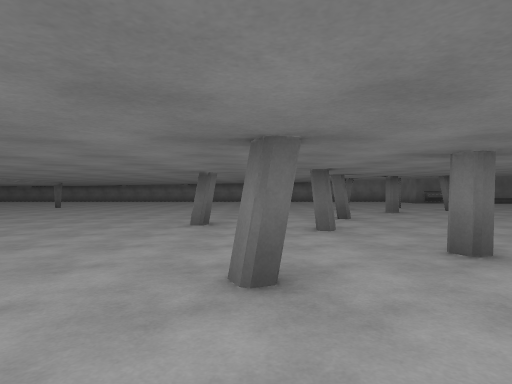
[1] (above)

24 first-person views from a walk through a 3-D level made in the Unity game engine. The camera is 1.2 m above the floor, looks level and sees 75° across. The floor is counted in squares, 2 m on a side. Each view is taken from the middle of a square. On the plan, view 1 faces up. The plan holds only what a view shows up to about 10 squares ahead; the rest is blank. The place goes on beyond the plan. The player character is not drawn. Surface patterns are stand-ins for the level's own textures.

[2]
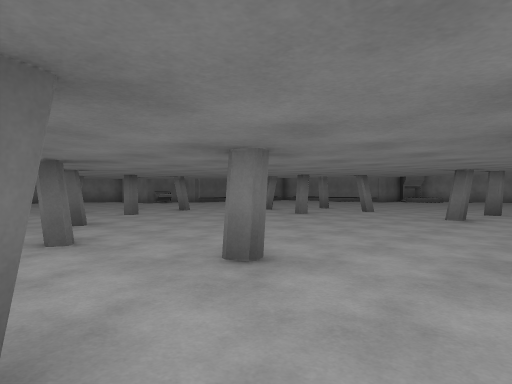

[3]
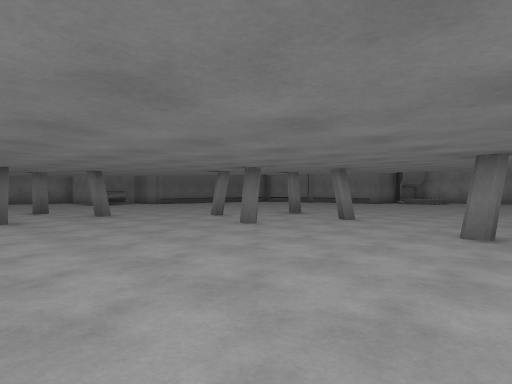

[4]
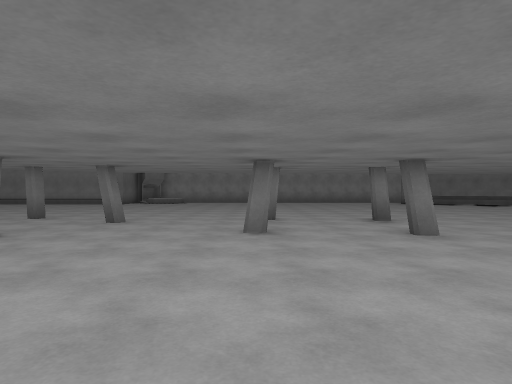

[5]
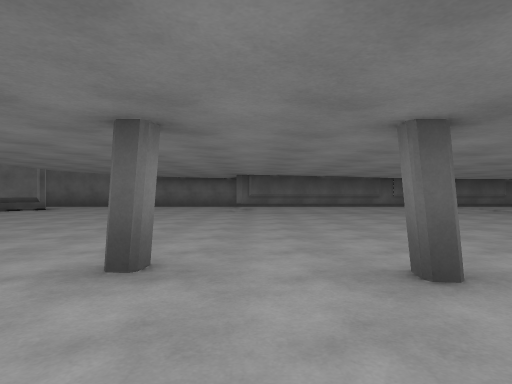

[6]
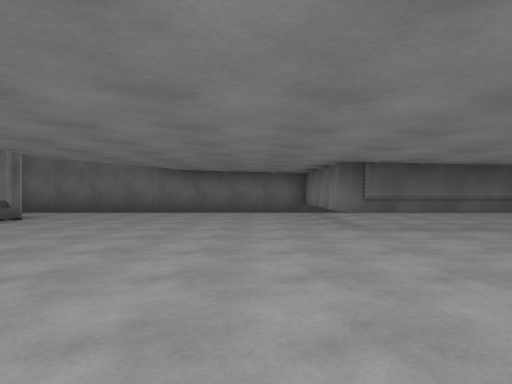

[7]
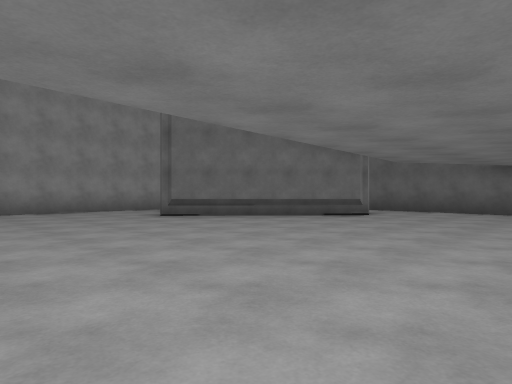

[8]
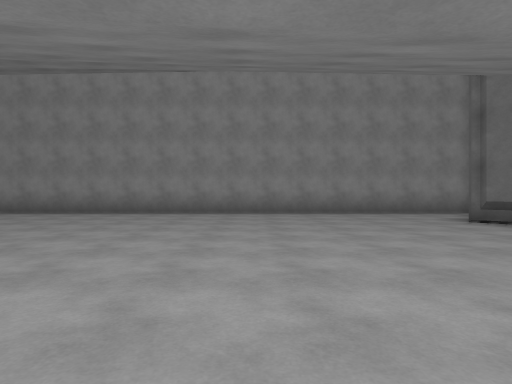

[9]
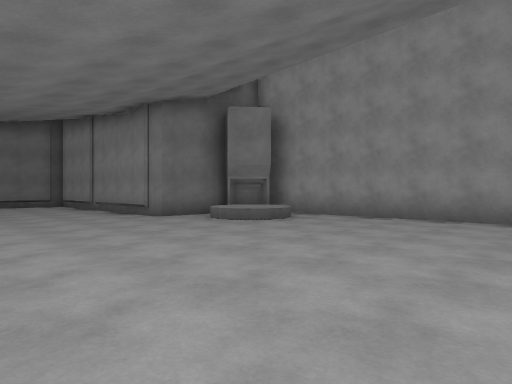

[10]
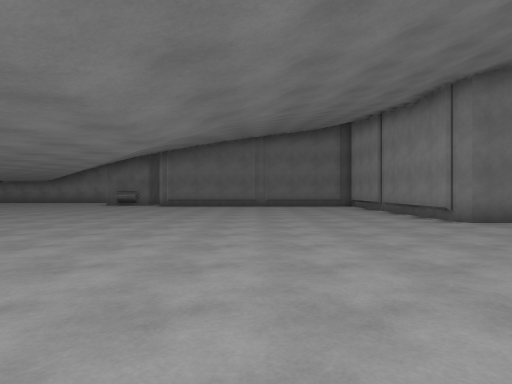

[11]
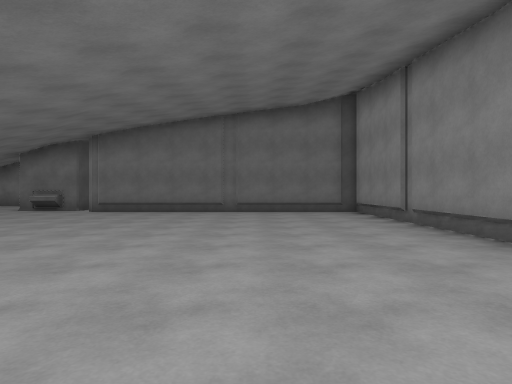

[12]
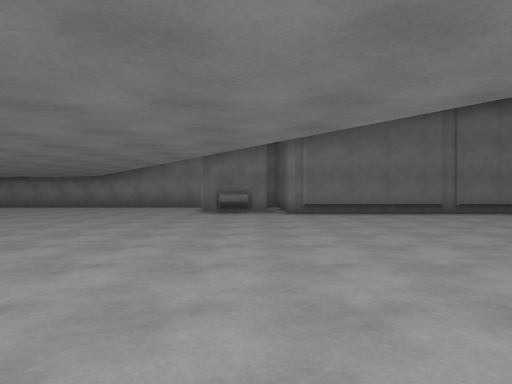

[13]
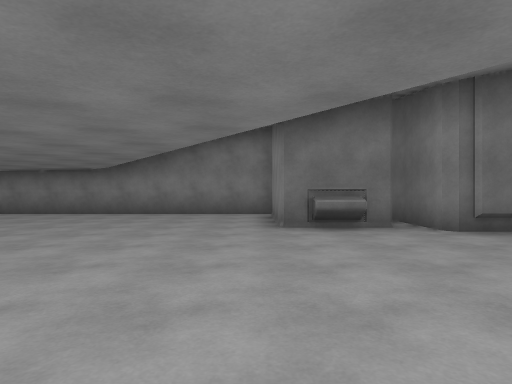

[14]
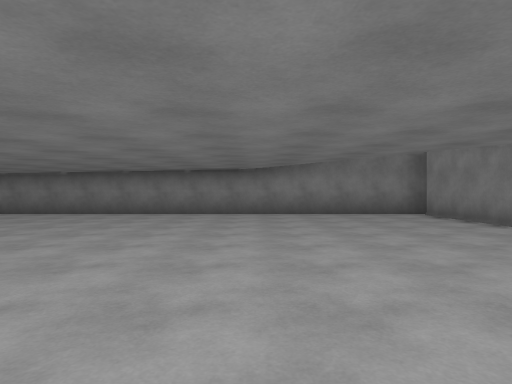

[15]
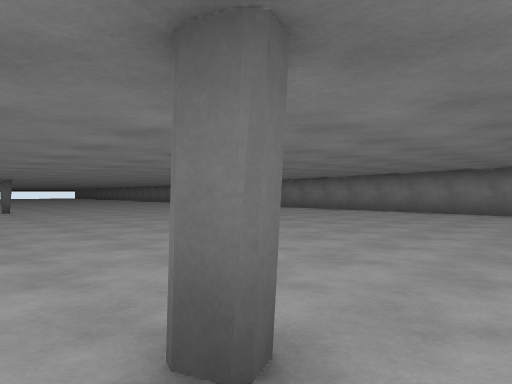

[16]
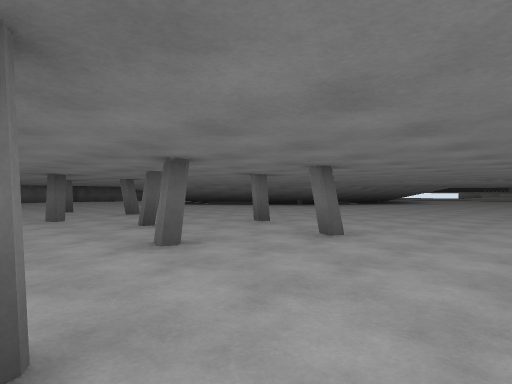

[17]
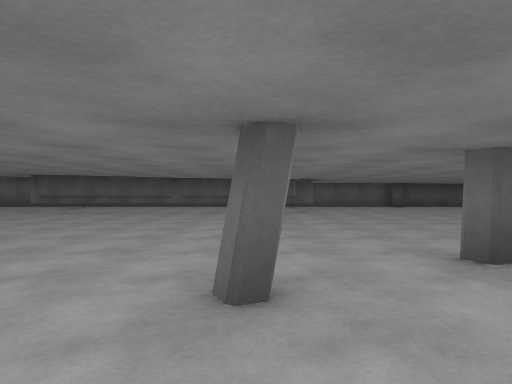

[18]
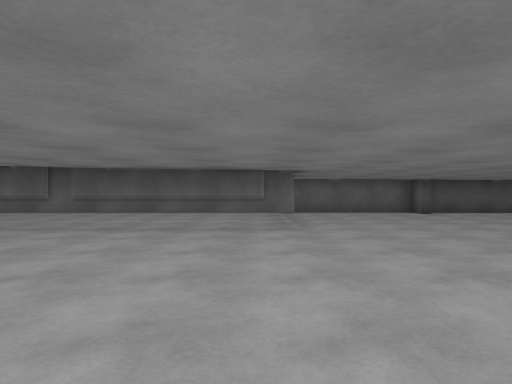

[19]
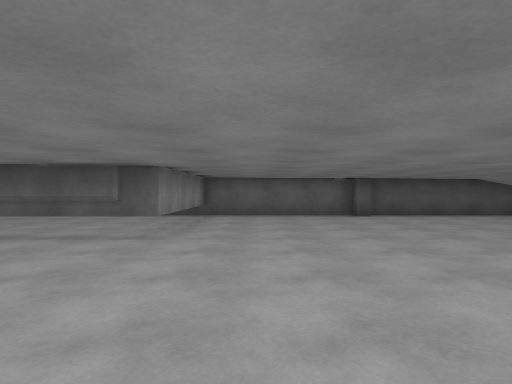

[20]
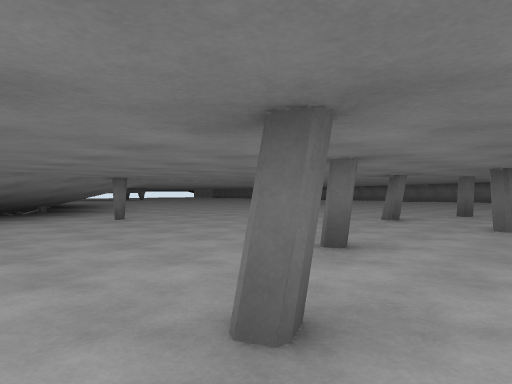

[21]
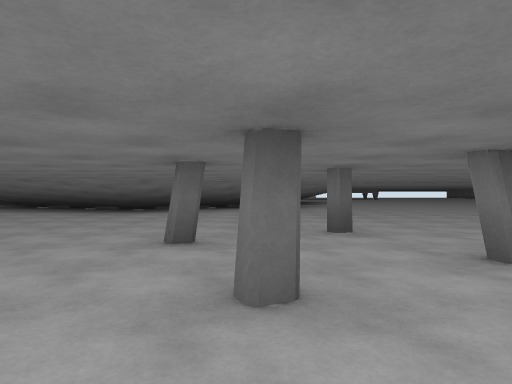

[22]
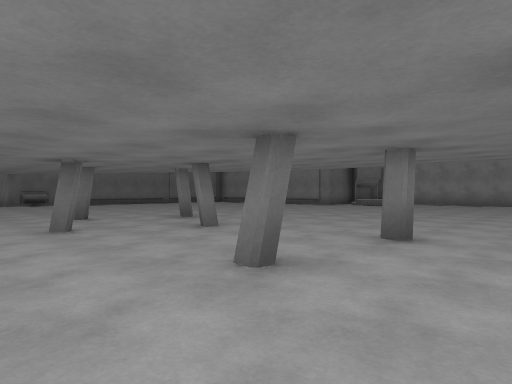

[23]
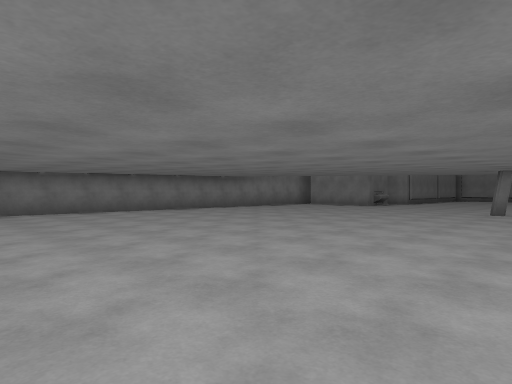

[24]
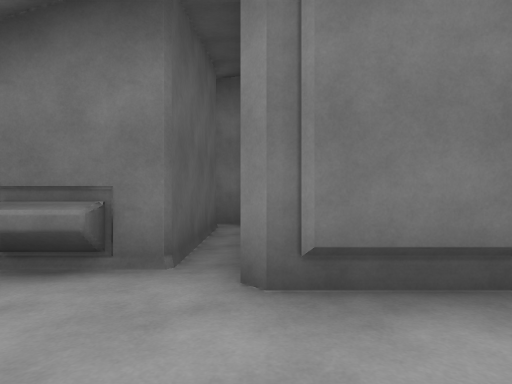

### Floor plan
Key: @ floor where view 1 was taken; # wall or solid block; . main floor; : floor 0.5 m higher than the main floor; / step, stairs or slope; = window, fence, low wall or low ledge; O other object.
Columns run from 5 left of view 1 to 23 right of it. Each row starts with its distance up from view 1.
 21  ################
 20  .............OO#
 19  .............OO#
 18  .............OO#
 17  ...............#########
 16 ........................#
 15 ........................#
 14 ........................#
 13 ..........#.............#
 12 ........#...............#
 11 ...........#............#
 10 .........#..............###
  9 ..............#........../###
  8 .....#.#........#......../:/#
  7 .............#...........//.#
  6 ....#..........#............#
  5 ......#.....................#
  4 ............................#
  3 .......#.....#.#............#
  2 .....#......................#
  1 ........#....#.#............#
  0  ....@#.....................#
 -1  ...........................#
 -2 ##..........................#
 -3 ##..........................#
 -4 ##..........................#
 -5 # ......................##..#
 -6  ......................##  .#
 -7  ......#==#===#.......##
 -8  ......#......#.......#
 -9 .......#......#.......
-10 .......#......#........
-11 ########      ##########

Where each view was taken, in squares from view 1:
view 1: 0 up, 0 right, facing up
view 2: 1 up, 0 right, facing up-right
view 3: 2 up, 3 right, facing up-right
view 4: 3 up, 3 right, facing right
view 5: 3 up, 9 right, facing down
view 6: 1 down, 11 right, facing down
view 7: 0 up, 12 right, facing down-right
view 8: 0 up, 13 right, facing right
view 9: 2 up, 15 right, facing up-right
view 10: 3 up, 15 right, facing up
view 11: 7 up, 16 right, facing up
view 12: 8 up, 10 right, facing up
view 13: 12 up, 8 right, facing up
view 14: 12 up, 4 right, facing up
view 15: 11 up, 4 right, facing up-left
view 16: 11 up, 4 right, facing down-left
view 17: 3 up, 3 right, facing down
view 18: 1 down, 2 right, facing down
view 19: 2 down, 0 right, facing down
view 20: 1 down, 2 right, facing up-left
view 21: 1 up, 5 right, facing left
view 22: 1 up, 6 right, facing up-right
view 23: 11 up, 5 left, facing up-right
view 24: 15 up, 11 right, facing up
